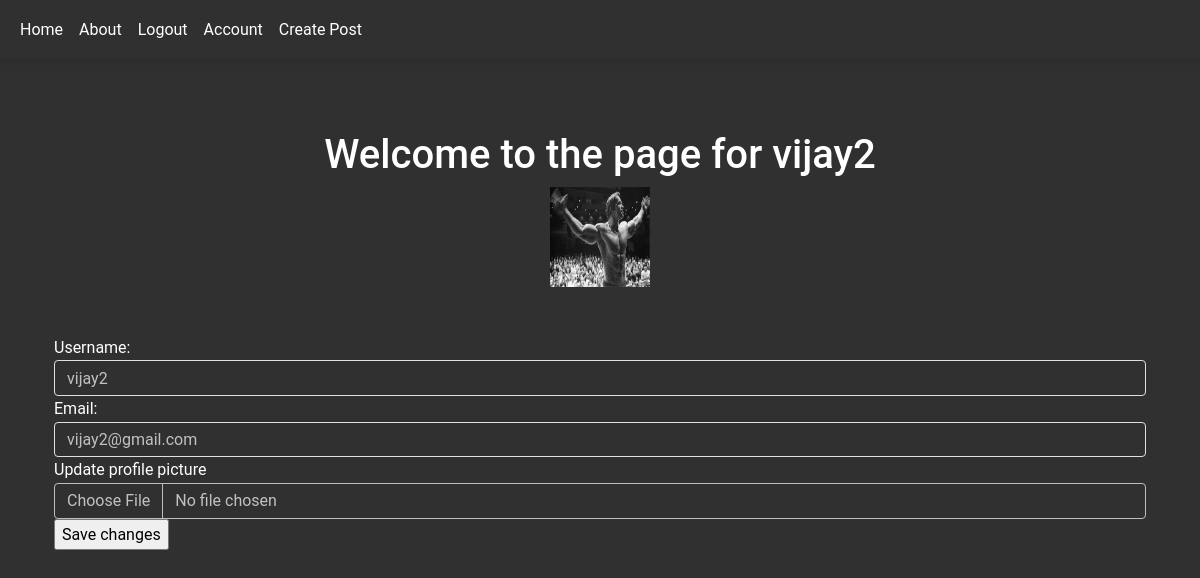
The app's page /account (signed in) with its own data.
### company_blog/models.py (models this page shows, shortened)
class User(db.Model, UserMixin):
    __tablename__ = 'users'
    id = db.Column(db.Integer, primary_key=True)
    username = db.Column(db.String(64), unique=True, index=True)
    email = db.Column(db.String(64), unique=True, index=True)
    profile_pic = db.Column(db.String(64), nullable = False, default='default_prof_pic.png')
    password_hash = db.Column(db.String(128))
    posts = db.relationship('BlogPost', backref = 'author', lazy = False)

### company_blog/users/views.py (the view)
@users.route('/account', methods=['GET', 'POST'])
@login_required
def account():
    form = UpdateUserForm()
    if form.validate_on_submit():
        if form.profile_pic.data:
            print(f'inside if prifile\.pic')
            username = current_user.username
            pic = add_profile_pic(form.profile_pic.data, username)
            current_user.profile_pic = pic
        current_user.email = form.email.data
        current_user.username = form.username.data
        db.session.commit()
    elif request.method == 'GET':
        form.username.data = current_user.username
        form.email.data = current_user.email
    profile_pic = url_for('static', filename ='profile_pics/'+current_user.profile_pic)
    return render_template('account.html', form=form, profile_pic=profile_pic)

### company_blog/users/forms.py (shortened to what this page needs)
class UpdateUserForm(FlaskForm):
    username = StringField('Username:', validators=[DataRequired()])
    email = EmailField('Email:', validators=[Email(),DataRequired()])
    profile_pic = FileField('Update profile picture', validators=[FileAllowed(['jpg', 'jgep', 'png', 'gif'])])
    submit = SubmitField('Save changes')

### company_blog/models.py (called while the page is built)
@login_manager.user_loader
def load_user(user_id):
    return User.query.get(user_id)

### company_blog/templates/account.html (shortened to what this page needs)
{% extends 'base.html' %}
{% block content %}
<div class="mt-4 p-5   rounded">
    <div align = 'center'>
        <h1>Welcome to the page for {{current_user.username}}</h1>
        <img width="100px" height="100px" alt="default profile pic" src="{{url_for('static', filename='profile_pics/'+current_user.profile_pic)}}">
    </div>
</div>
<div class="container">
    <form method="POST" action="" enctype="multipart/form-data">
        <div class="form-group">
            {{form.username.label(class="form-group")}}
            {{form.username(class="form-control")}}
        </div>
        <div class="form-group">
            {{form.email.label}}
            {{form.email(class="form-control")}}
        </div>
        <div class="form-group">
            {{form.profile_pic.label}}
            {{form.profile_pic(class="form-control")}}
        </div>
        <div class="form-group">
            {{form.submit()}}
        </div>
    </form>
</div>
{% endblock %}

### company_blog/templates/base.html (shortened to what this page needs)
<!DOCTYPE html>
<html lang="en">
<head>
    <link href="https://cdn.jsdelivr.net/npm/bootstrap@5.3.2/dist/css/bootstrap.min.css" rel="stylesheet">
    <link rel="stylesheet" href="{{ url_for('static', filename='mdb_css/mdb.dark.min.css' )}}">
</head>
<body>
    <nav class="navbar navbar-expand-lg bg-body">
        <div class="container-fluid">
          <div class="collapse navbar-collapse" id="navbarExample01">
            <ul class="nav navbar-nav me-auto mb-2 mb-lg-0">
                <li class="nav-item">
                    <a class="nav-link" href="{{url_for('core.index')}}">Home</a>
                </li>
                <li class="nav-item">
                    <a class="nav-link" href="{{url_for('core.info')}}">About</a>
                </li>
                {%if current_user.is_authenticated %}
                <li class="nav-item">
                    <a class="nav-link" href="{{url_for('users.logout')}}">Logout</a>
                </li>
                <li class="nav-item">
                    <a class="nav-link" href="{{url_for('users.account')}}">Account</a>
                </li>
                <li class="nav-item">
                    <a class="nav-link" href="{{url_for('blog_posts.create_blog')}}">Create Post</a>
                </li>
                {%endif%}
            </ul>
        </div>
        </div>
    </nav>
    <div class="container">
        {% block content %}
        {% endblock %}
    </div>
</body>
</html>

### records on screen
User: username "vijay2", profile_pic (placeholder picture), email "vijay2@gmail.com"
